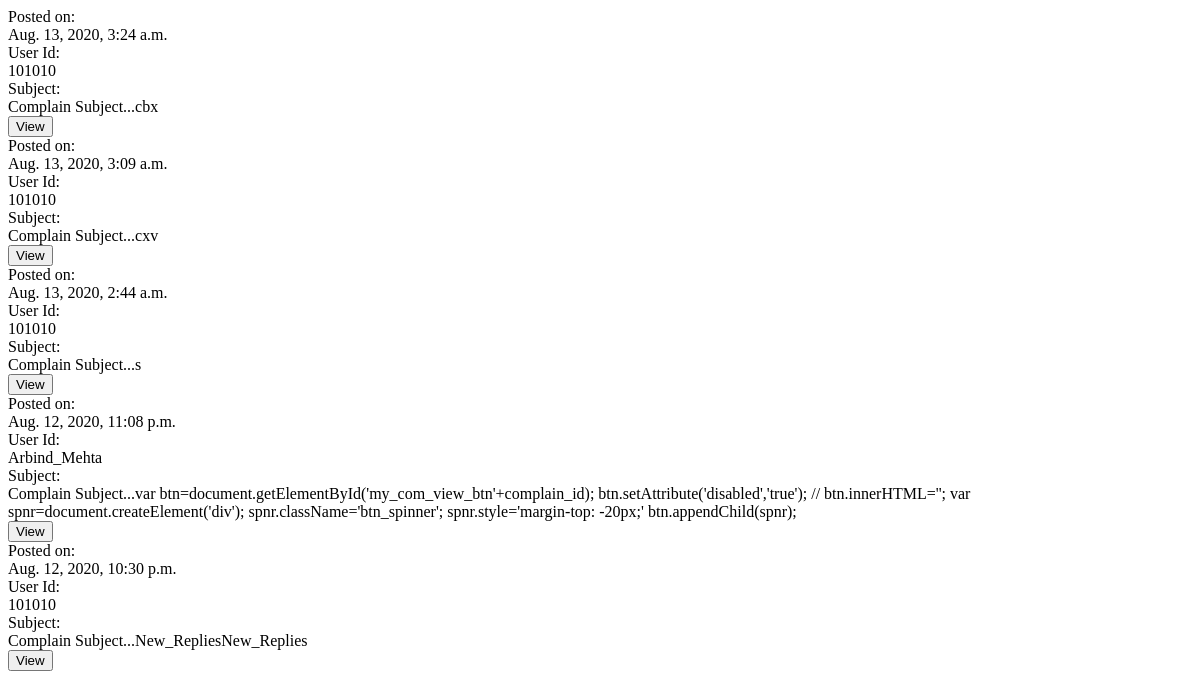
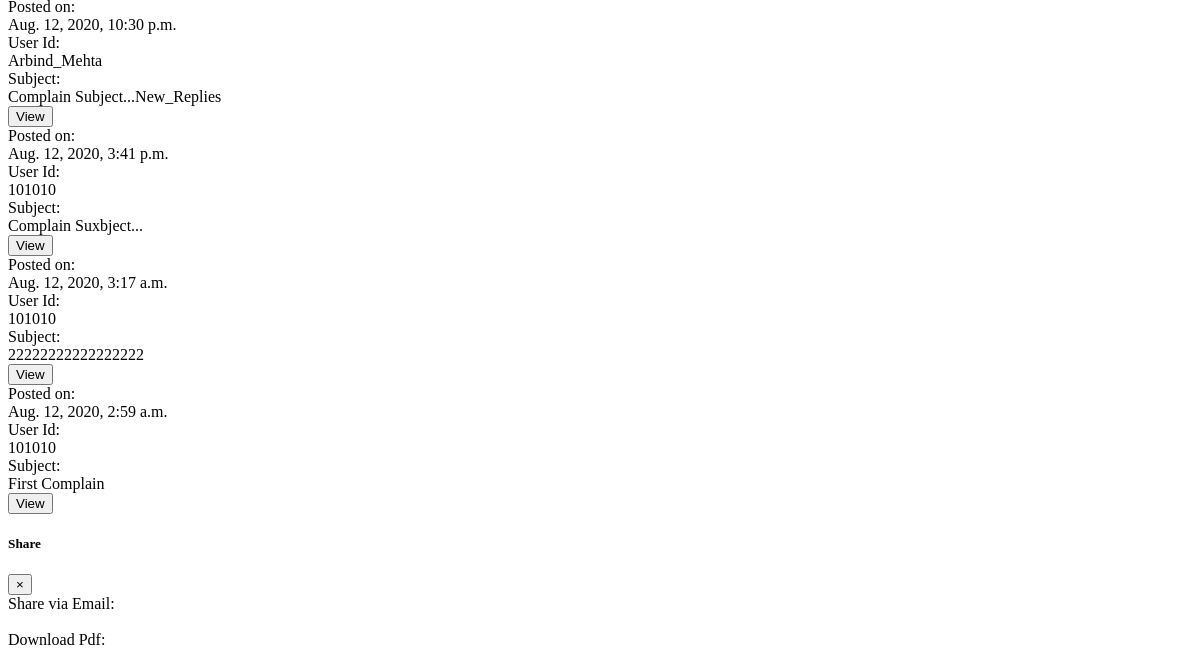
Page /complains/ (signed in) on the earlier database version (2 pictures, top to bottom).
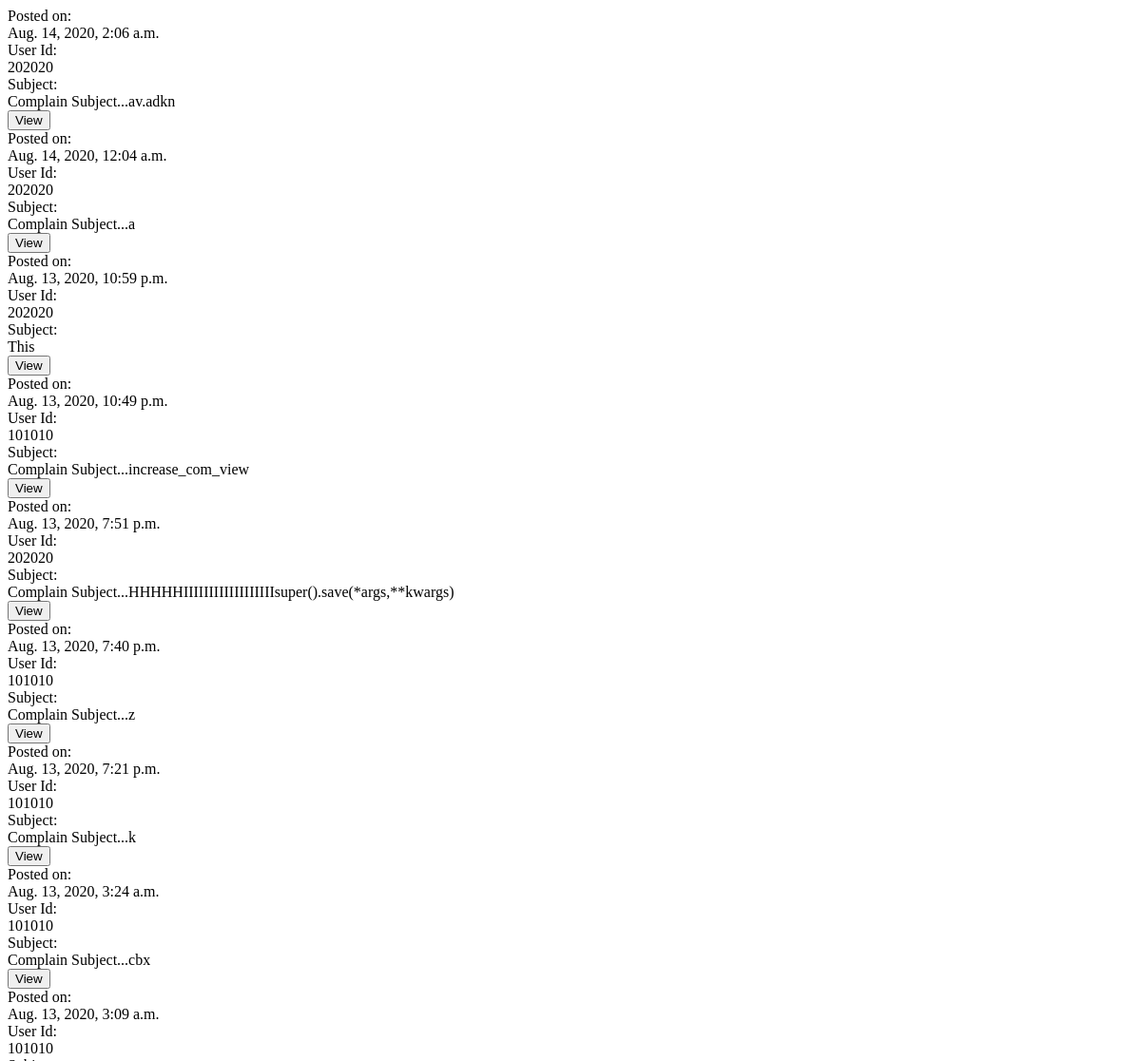
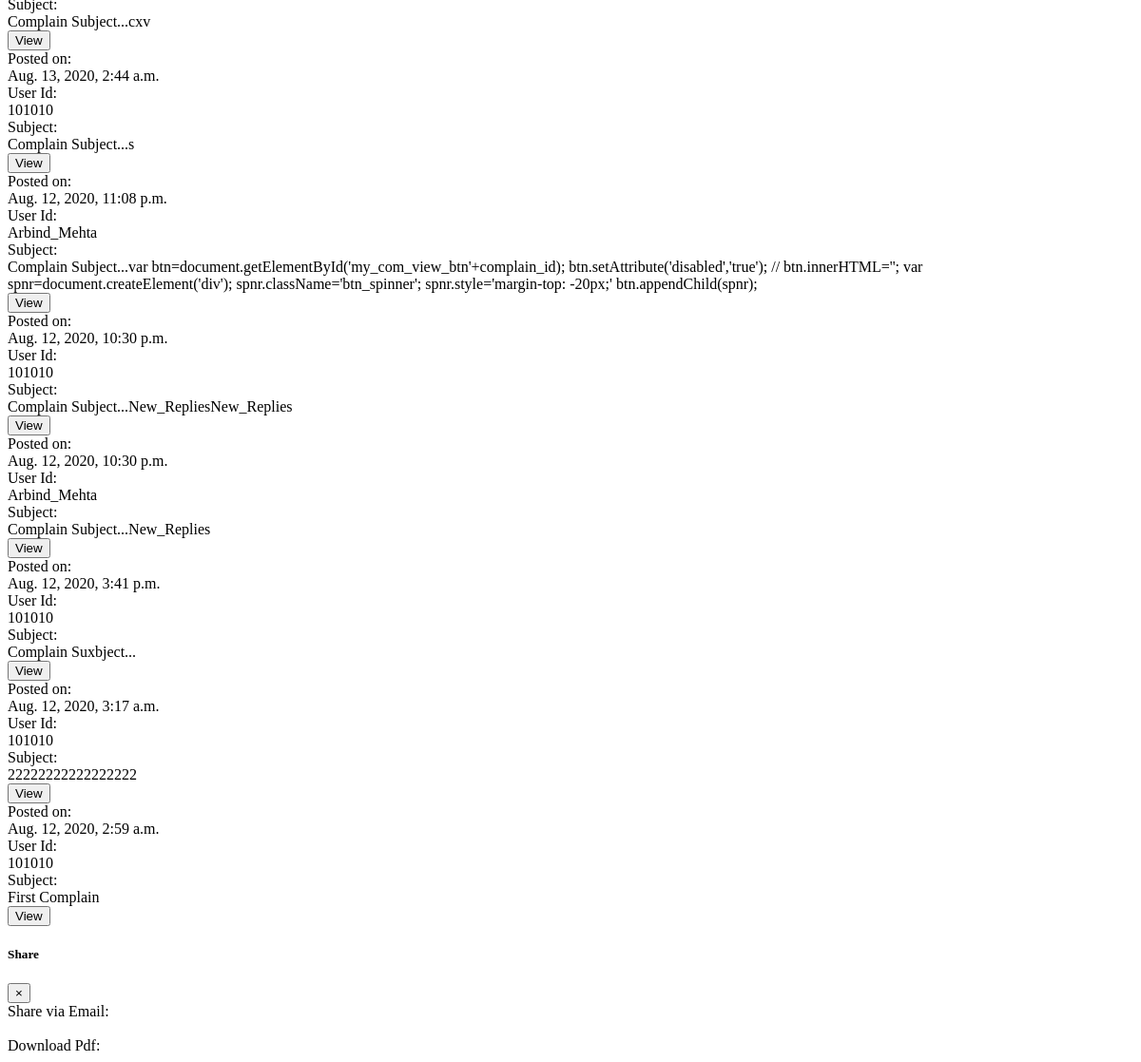
Same page on the later database version (2 pictures, top to bottom).
### mainsite/models.py (models this page shows, shortened)
class Complain(models.Model):
    User_ID = models.ForeignKey(User, on_delete=models.CASCADE)
    DateTime=models.DateTimeField(default=datetime.datetime.now())
    Department=models.CharField(max_length=500)
    Subject=models.TextField()
    Body=models.TextField()
    Attachments=models.FileField(upload_to="User_Data")
    Priority=models.CharField(max_length=50)
    Seen_By=models.TextField(default='{}')
    Shares=models.TextField(default='{}')
    Reports=models.TextField(default='{}')
    Replies=models.TextField(default='{}')
    Status=models.CharField(max_length=100,default="Unseen")
    Remarks = models.CharField(max_length=100, default="")

### mainsite/views.py (the view)
# urls.py: path('complains/', views.complains, name='complains'),
@login_required(login_url='login')
def complains(request):
    coms = Complain.objects.all().order_by('-DateTime')
    contex = {'complain': coms}
    return render(request, 'mainsite/complains_staff.html', contex)

### mainsite/templatetags/mytags.py (called while the page is built)
@register.filter
@stringfilter
def evalutae(value):
    return eval(value)

@register.filter
def get_dict_value(dictionary):
    return dictionary.values()

@register.filter
def get_lenght(obj):
    return str(len(obj))

### templates/mainsite/complains_staff.html (shortened to what this page needs)
{% load mytags %}
<div class="compln">
    <div class="row">
        <div class="col-sm-12 col-md-6 coms">
            {%for Com in complain%}
            <div class="card complns">
                <div class="card-body">
                    <div class="row">
                        <div class="col">
                            Posted on:
                        </div>
                        <div class="col com_lbl">
                            {{Com.DateTime}}
                        </div>
                    </div>
                    <div class="row">
                        <div class="col">
                            User Id:
                        </div>
                        <div class="col com_lbl">
                            {{Com.User_ID}}
                        </div>
                    </div>
                    <div class="row">
                        <div class="col">
                            Subject:
                        </div>
                        <div class="col com_lbl">
                            {{Com.Subject}}
                        </div>
                    </div>
                </div>
                <div class="card-footer text-center">
                    <div class="row justify-content-center">
                        <div class="col ">
                            <button class="g-button" id="view_com_staff{{Com.id}}" onclick="viewcomplain('{{Com.id}}')">View</button>
                        </div>
                    </div>
                </div>
            </div>
            {% endfor %}
        </div>
    </div>
</div>
<div class="modal fade" id="exampleModalCenter" tabindex="-1" role="dialog" aria-labelledby="exampleModalCenterTitle" aria-hidden="true">
  <div class="modal-dialog modal-dialog-centered"  role="document">
    <div class="modal-content">
      <div class="modal-header">
        <h5 class="modal-title" id="exampleModalLongTitle">Share</h5>
        <button type="button" class="close" data-dismiss="modal" aria-label="Close">
          <span aria-hidden="true">&times;</span>
        </button>
      </div>
      <div class="modal-body">
          <div class="row">
              <div class="col">Share via Email:</div>
          </div>
          <br>
          <div class="row">
              <div class="col">Download Pdf:</div>
          </div>
      </div>
    </div>
  </div>
</div>

Differences in the rows shown:
added Complain: DateTime "Aug. 14, 2020, 2:06 a.m.", User_ID "202020", Subject "Complain Subject...av.adkn"
added Complain: DateTime "Aug. 14, 2020, 12:04 a.m.", User_ID "202020", Subject "Complain Subject...a"
added Complain: DateTime "Aug. 13, 2020, 10:59 p.m.", User_ID "202020", Subject "This"
added Complain: DateTime "Aug. 13, 2020, 10:49 p.m.", User_ID "101010", Subject "Complain Subject...increase_com_view"
added Complain: DateTime "Aug. 13, 2020, 7:51 p.m.", User_ID "202020", Subject "Complain Subject...HHHHHIIIIIIIIIIIIIIIIIIsuper().save(*args,**kwargs)"
added Complain: DateTime "Aug. 13, 2020, 7:40 p.m.", User_ID "101010", Subject "Complain Subject...z"
added Complain: DateTime "Aug. 13, 2020, 7:21 p.m.", User_ID "101010", Subject "Complain Subject...k"
